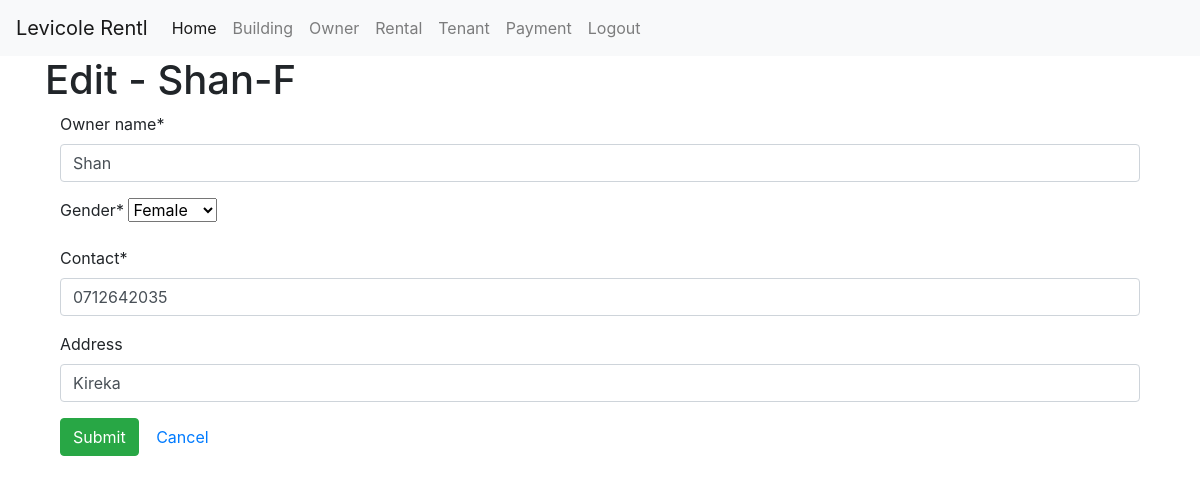
Page /edit_owner/1/ (signed in) on the earlier database version.
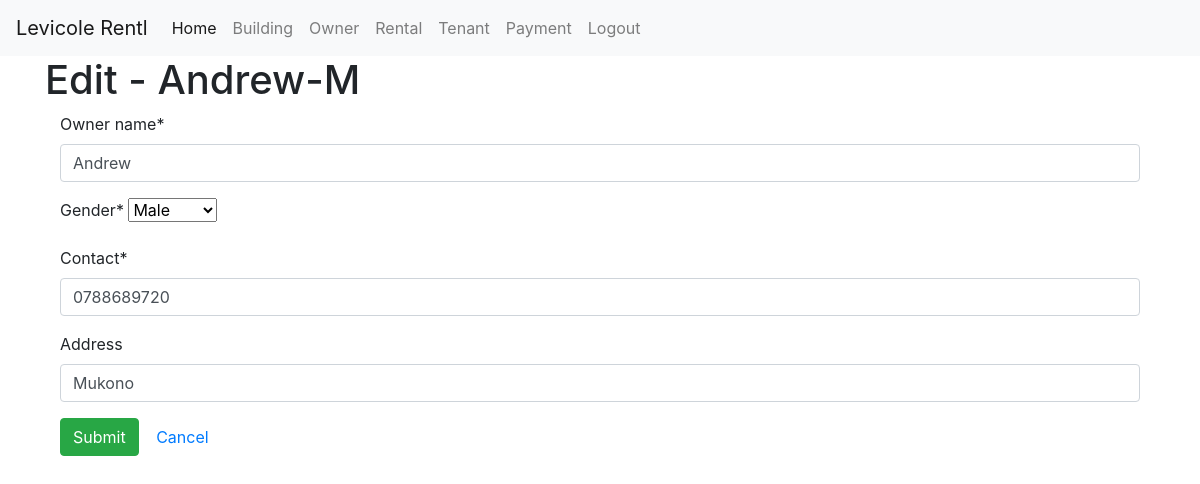
Same page on the later database version.
### rentmanagement/models.py (models this page shows)
class Owner(models.Model):
    owner_name = models.CharField(max_length=50)
    gender = models.CharField(max_length=2, choices=gender_options)
    contact = models.CharField(max_length=10)
    address = models.CharField(max_length=50, null=True, blank=True, default="N/A")
    def __str__(self):
        return f"{self.owner_name}-{self.gender}"

### rentmanagement/views.py (the view)
# urls.py: path('edit_owner/<int:owner_id>/', edit_owner_view, name='edit_owner_page'),
def edit_owner_view(request, owner_id):
    message = ''
    owner = Owner.objects.get(id=owner_id)
    if request.method =="POST":
        owner_form = OwnerForm(request.POST, instance=owner)
        if owner_form.is_valid():
            owner_form.save()
            message = "Changes Made Successfully"
        else:
            message = "Error:Wrong Inputs"
    else:
        owner_form = OwnerForm( instance= owner)
    context= {
        'form':owner_form,
        'owner':owner,
        'message':message,
    }
    return render(request, 'edit_owner.html', context)

### rentmanagement/forms.py
class OwnerForm(ModelForm):
    class Meta:
        model = Owner
        fields = '__all__'

### rentmanagement/templates/edit_owner.html (shortened to what this page needs)
{% extends './base.html' %}
{% load crispy_forms_tags %}
{% block content %}
            <h1>Edit - {{owner}}</h1>
            <div class="container">
                <form method="POST">
                    {{form|crispy}}
                    <input type="submit" class="btn btn-success">
                    <a class="btn btn_primary" href="{% url 'add_owner_page' %}">Cancel</a>
                </form>
            </div>
{% endblock content %}

Differences in the rows shown:
changed Owner: owner_name+gender "Shan-F" → "Andrew-M"; owner_name "Shan" → "Andrew"; gender "Female" → "Male"; contact "0712642035" → "0788689720"; address "Kireka" → "Mukono"
